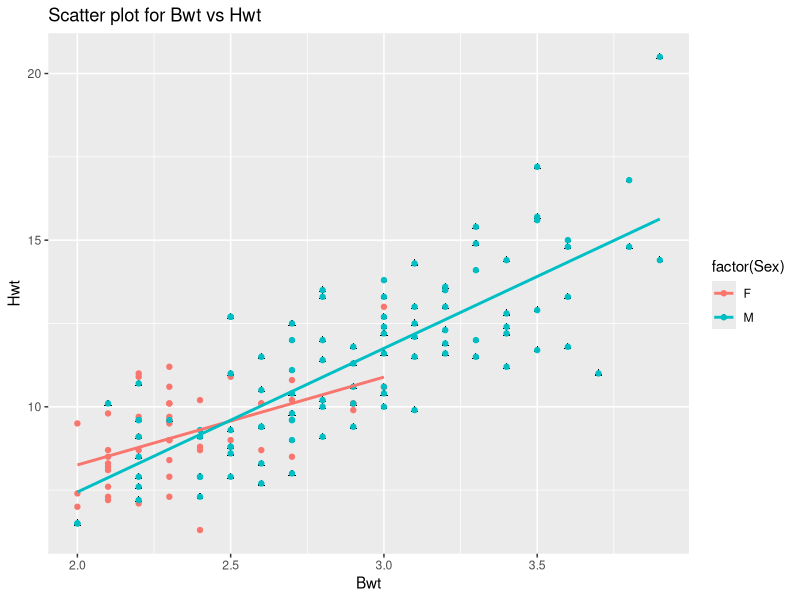
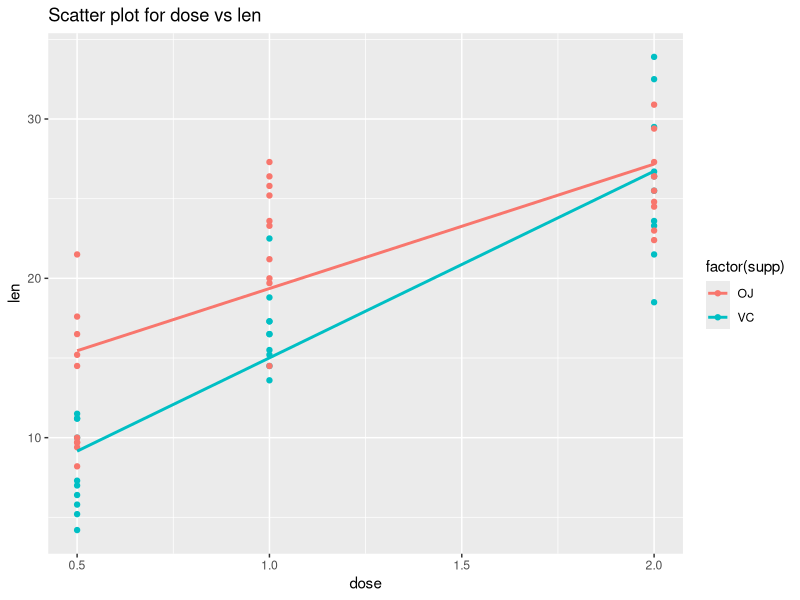

Source code (R) for these figures, in order:
## ---- chunk 1
# starter
library(MASS)
## ---- chunk 2
cat_model = lm (Hwt~Bwt, data = cats)
summary(cat_model)
summary(cat_model)$coefficients[2]
## ---- chunk 3
#install.packages("tidyverse")
library(ggplot2)
ggplot(data = cats, aes(x = Bwt, y = Hwt)) +
        geom_point(aes(shape = factor(Sex))) +
        geom_point(aes(color = factor(Sex))) +
        geom_smooth(method = "lm", 
                    se = FALSE, 
                    aes(color = factor(Sex))) +
        labs(title = "Scatter plot for Bwt vs Hwt")
## ---- chunk 4
cat_model_1 = lm (Hwt~Bwt*Sex, data = cats)
summary(cat_model_1)$coefficients[2]
## ---- chunk 5
summary(cat_model_1)
summary(cat_model_1)$coefficients[2]+summary(cat_model_1)$coefficients[4]
## ---- chunk 6
summary(cat_model_1)
coef(summary(cat_model_1))[[4,4]]
## ---- chunk 7
mod_add = lm(Hwt ~ Bwt + Sex, data = cats)
mod_int = lm(Hwt ~ Bwt * Sex, data = cats)
anova(mod_add, mod_int)
## ---- chunk 8
predict(cat_model_1, interval = "confidence",newdata = data.frame(Bwt = 2.5, Sex="M"), level=0.95 )

## ---- chunk 9
summary(cat_model_1)$coefficients[4]
## ---- chunk 10
cat_model_2 = lm (Hwt~Bwt+Sex, data = cats)
summary(cat_model_2)
summary(cat_model_2)$coefficients[3]
## ---- chunk 11
ggplot(data = ToothGrowth, aes(x = dose, y = len)) +
        geom_point(aes(color = factor(supp))) +
        labs(title = "Scatter plot for dose vs len") +
        geom_smooth(method = "lm", se = FALSE, aes(color = factor(supp)))
## ---- chunk 12
library(dplyr)
new_table = ToothGrowth %>%
  filter(supp == 'VC')
Tooth_model = lm(len~dose, data = new_table)
summary(Tooth_model)
## ---- chunk 13
unique(ToothGrowth$dose)
## ---- chunk 14
ToothGrowth$dose = as.factor(ToothGrowth$dose)
Y = ToothGrowth$len
x_1 = ifelse(ToothGrowth$dose == 1, 1, 0)
x_2 = ifelse(ToothGrowth$dose == 2, 1, 0)
x_3 = ifelse(ToothGrowth$dose == "VC", 1, 0)
tooth_model_1 = lm (Y~x_1+x_2+x_3)
summary(tooth_model_1)
## ---- chunk 15
ToothGrowth$dose = as.factor(ToothGrowth$dose)
Y = ToothGrowth$len
x_1 = ifelse(ToothGrowth$dose == .5, 1, 0)
x_2 = ifelse(ToothGrowth$dose == 1, 1, 0)
x_3 = ifelse(ToothGrowth$dose == 2, 1, 0)
x_4 = ifelse(ToothGrowth$supp == "VC", 1, 0)
tooth_model_2 = lm (Y~0+x_1+x_2+x_3+x_4)
summary(tooth_model_2)
